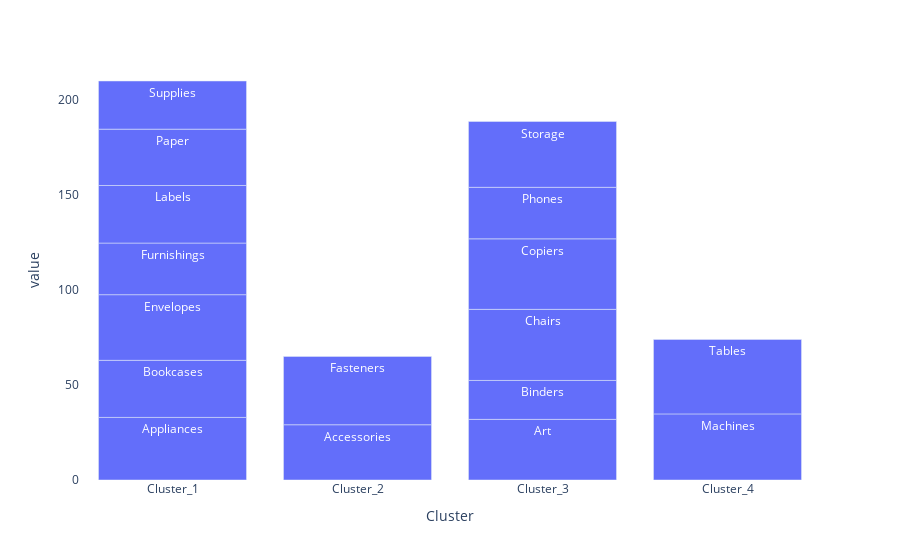

This figure's notebook cell:
### Markdown cell above
### Clusters' Contributors

### Code cell
# ts_data_m_n_T_l
categories = ts_data_m_n_T_l['Category'].unique().tolist()
number_of_colors = 17 #number of variables
colors = ["#"+''.join([random.choice('0123456789ABCDEF') for j in range(6)])
             for i in range(number_of_colors)]
color_assigned = {}
for i in range(len(categories)):
    color_assigned[categories[i]] = colors[i]
# color_assigned
ts_data_m_n_T_l_agg = ts_data_m_n_T_l.drop("Order_Date", axis=1)
ts_data_m_n_T_l_agg = ts_data_m_n_T_l_agg.groupby(["Cluster", "Category"]).agg({"value": "sum"}).reset_index()
#Bookcases in category had a thin sum, which makes it invisible in the barplot, since we re not interested in values
#but rather in the showing the series only, we will change the bookcases value to 30 just that it is visible in the barplot
ts_data_m_n_T_l_agg.loc[ts_data_m_n_T_l_agg.Category == "Bookcases", 'value'] = 30
fig4 = px.bar(ts_data_m_n_T_l_agg, x="Cluster", y="value", text="Category")
# fig_4 = px.bar(ts_data_m_n_T_l, y='value', x='Cluster', color = 'Category', color_discrete_map=color_assigned, text="Category", text_auto=False,
#             title="Series Contribution")
# # fig_2.update_xaxes(nticks=4)
# fig_4.update_traces(textfont_size=12, textangle=0, textposition="outside", cliponaxis=True, )
fig4.update_layout(plot_bgcolor='rgba(0,0,0,0)')
fig4.show()

### Figure 1 — Plotly figure (JSON) as saved in the notebook; plotly's stock layout.template omitted (floating-point values rounded to 4 significant figures)
{"data": [{"alignmentgroup": "True", "hovertemplate": "Cluster=%{x}<br>value=%{y}<br>Category=%{text}<extra></extra>", "legendgroup": "", "marker": {"color": "#636efa", "pattern": {"shape": ""}}, "name": "", "offsetgroup": "", "orientation": "v", "showlegend": false, "text": ["Appliances", "Bookcases", "Envelopes", "Furnishings", "Labels", "Paper", "Supplies", "Accessories", "Fasteners", "Art", "Binders", "Chairs", "Copiers", "Phones", "Storage", "Machines", "Tables"], "textposition": "auto", "type": "bar", "x": ["Cluster_1", "Cluster_1", "Cluster_1", "Cluster_1", "Cluster_1", "Cluster_1", "Cluster_1", "Cluster_2", "Cluster_2", "Cluster_3", "Cluster_3", "Cluster_3", "Cluster_3", "Cluster_3", "Cluster_3", "Cluster_4", "Cluster_4"], "xaxis": "x", "y": [32.89, 30, 34.5, 27.13, 30.25, 29.61, 25.3, 29.04, 35.89, 31.86, 20.46, 37.36, 37.05, 27.08, 34.58, 34.74, 39.12], "yaxis": "y"}], "layout": {"barmode": "relative", "legend": {"tracegroupgap": 0}, "margin": {"t": 60}, "plot_bgcolor": "rgba(0,0,0,0)", "xaxis": {"anchor": "y", "domain": [0, 1], "title": {"text": "Cluster"}}, "yaxis": {"anchor": "x", "domain": [0, 1], "title": {"text": "value"}}}}
